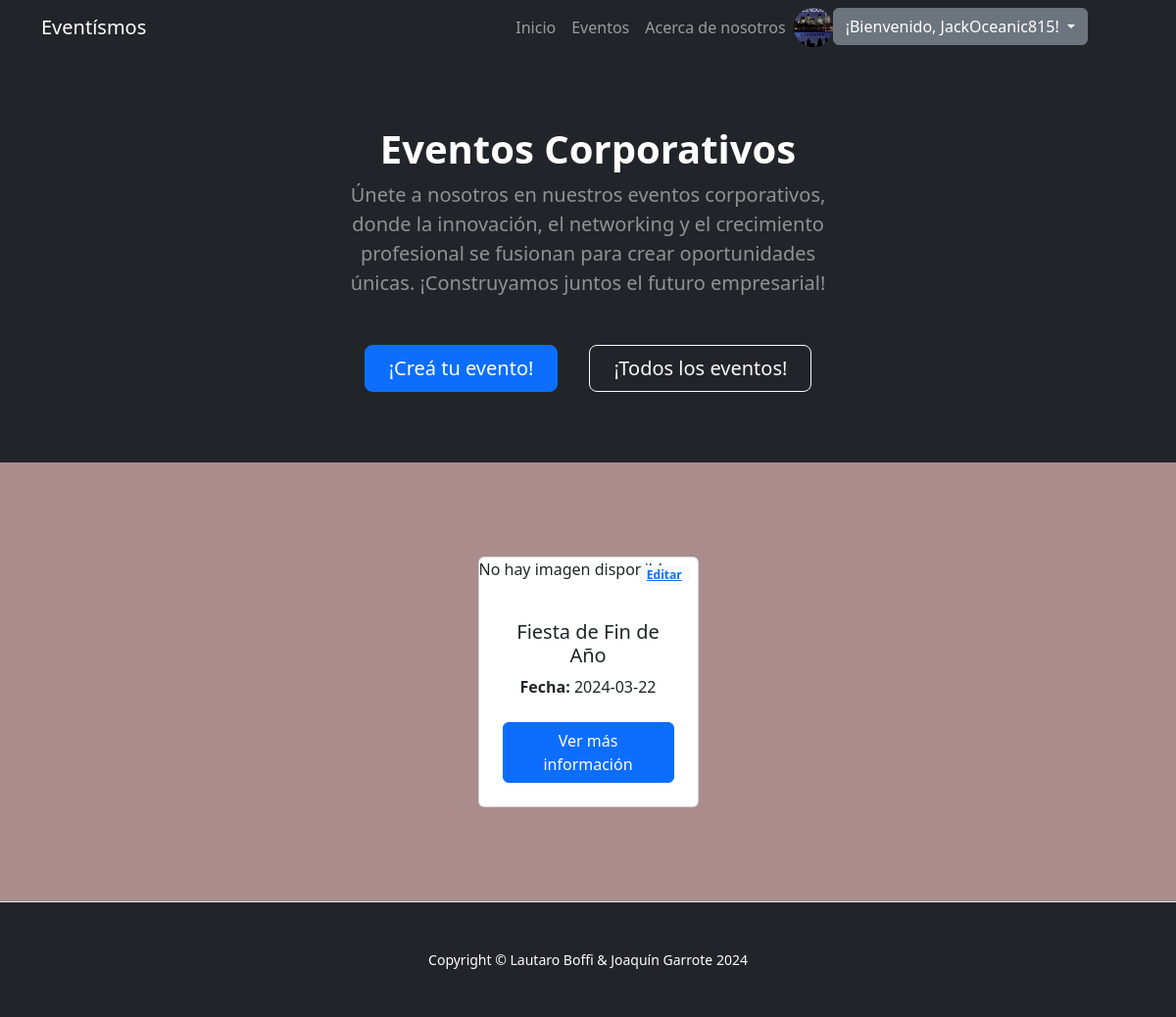
The app's page /appentrega/corporativos/ (signed in) with its own data.
### users/models.py (models this page shows, shortened)
class CustomUser(AbstractUser):
    first_name = models.CharField(max_length=30, blank=True)
    last_name = models.CharField(max_length=30, blank=True)
    profile_picture = models.ImageField(upload_to='profile_pictures/', null=True, blank=True)
    description = models.CharField(max_length=30, blank=True)

### appentrega/models.py (models this page shows, shortened)
class Evento(models.Model):
    nombre = models.CharField(max_length=40)
    categoria = models.CharField(max_length=40)
    ubicacion = models.CharField(max_length=40)
    fecha = models.CharField(max_length=40)
    descripcion = models.CharField(max_length=10000)
    imagen = models.ImageField(upload_to='event_images/', null=True, blank=True)

### appentrega/views.py (the view)
# urls.py: path('corporativos/', views.corporativos, name="Corporativos"),
def corporativos(request):
    object_list = Evento.objects.all()
    return render(request, "appentrega/evento/categorias/corporativos.html", {'object_list': object_list})

### appentrega/templates/appentrega/evento/categorias/corporativos.html (shortened to what this page needs)
{% extends 'appentrega/base.html' %}
{% load static %}
{% block form %}
<header class="bg-dark py-5">
    <div class="container px-5">
        <div class="row gx-5 justify-content-center">
            <div class="col-lg-6">
                <div class="text-center mb-0 mt-4">
                    <h1 class="display-7 fw-bolder text-white mb-2">Eventos Corporativos</h1>
                </div>
                <div class="text-center mb-5 mt-0">
                    <p class="lead fw-normal text-white-50 mb-0">Únete a nosotros en nuestros eventos corporativos, donde la innovación, el networking y el crecimiento profesional se fusionan para crear oportunidades únicas. ¡Construyamos juntos el futuro empresarial!</p>
                </div>
                <div class="d-grid gap-3 d-sm-flex justify-content-sm-center mb-4 mt-4">
                    <a class="btn btn-primary btn-lg px-4 me-sm-3" href="{% url "CrearEvento" %}">¡Creá tu evento!</a>
                    <a class="btn btn-outline-light btn-lg px-4" href="{% url "ListaEvento" %}">¡Todos los eventos!</a>
                </div>
            </div>
        </div>
    </div>
</header>
<section class="py-5 border-bottom" id="features">
    <div class="container px-4 px-lg-5 mt-5">
        <div class="row gx-4 gx-lg-5 row-cols-2 row-cols-md-3 row-cols-xl-4 justify-content-center">
            {% for evento in object_list %}
                {% if evento.categoria == "FestivalCorporativo" %}
                    <div class="col mb-5">
                        <div class="card h-100">
                            <div class="badge bg-light text-black position-absolute" style="top: 0.5rem; right: 0.5rem">
                                <a href="{% url 'EditarEvento' evento.id %}">Editar</a>
                            </div>
                            {% if evento.imagen %}
                                <img class="card-img-top" src="{{ evento.imagen.url }}" alt="Evento Imagen" style="max-width: 450px; max-height: 300px" />
                            {% else %}
                                <p>No hay imagen disponible</p>
                            {% endif %}
                            <div class="card-body p-4">
                                <div class="text-center">
                                    <h5 class="card-title">{{ evento.nombre }}</h5>
                                    <p class="card-text"><strong>Fecha: </strong>{{ evento.fecha }}</p>
                                </div>
                            </div>
                            <div class="card-footer p-4 pt-0 border-top-0 bg-transparent">
                                <div class="text-center"><a href="{% url 'DetalleEvento' evento.id %}" class="btn btn-primary">Ver más información</a></div>
                            </div>
                        </div>
                    </div>
                {% endif %}
            {% endfor %}
        </div>
    </div>
</section>
{% endblock form %}

### appentrega/templates/appentrega/base.html (shortened to what this page needs)
<!DOCTYPE html>
<html lang="en">
  <head>
    {% load static %}
    <link href="{% static "css/styles.css" %}" rel="stylesheet" />
  </head>
  <body>
    <nav class="navbar navbar-expand-lg navbar-dark bg-dark">
      <div class="container">
        <a class="navbar-brand" href="{% url "Inicio" %}">Eventísmos</a>
        <div class="collapse navbar-collapse" id="navbarSupportedContent">
          <ul class="navbar-nav ms-auto mt-0 mb-lg-0 me-5">
            <li class="nav-item"><a class="nav-link" href="{% url "Inicio" %}">Inicio</a></li>
            <li class="nav-item"><a class="nav-link" href="{% url "ListaEvento" %}">Eventos</a></li>
            <li class="nav-item"><a class="nav-link" href="{% url "About" %}">Acerca de nosotros</a></li>
            {% if request.user.is_authenticated %}
            {% if user.profile_picture %}
                <img src="{{user.profile_picture.url}}" alt="" class="rounded-circle profile-picture" style="height: 40px;width: 40px;">
            {% endif %}
            <div class="dropdown">
                <button class="btn btn-secondary dropdown-toggle" type="button" id="dropdownMenuButton1" data-bs-toggle="dropdown" aria-expanded="false">
                   ¡Bienvenido, {{ request.user.username }}!
                </button>
            </div>
        {% endif %}
          </ul>
        </div>
      </div>
    </nav>
    {% block form %}
    {% endblock form %}
    <footer class="py-5 bg-dark">
      <div class="container px-5">
        <p class="m-0 text-center text-white small">Copyright &copy; Lautaro Boffi & Joaquín Garrote 2024</p>
      </div>
    </footer>
  </body>
</html>

### records on screen
CustomUser: profile_picture (picture), user.username "JackOceanic815"
Evento: imagen "No hay imagen disponible", nombre "Fiesta de Fin de Año", fecha "2024-03-22"
